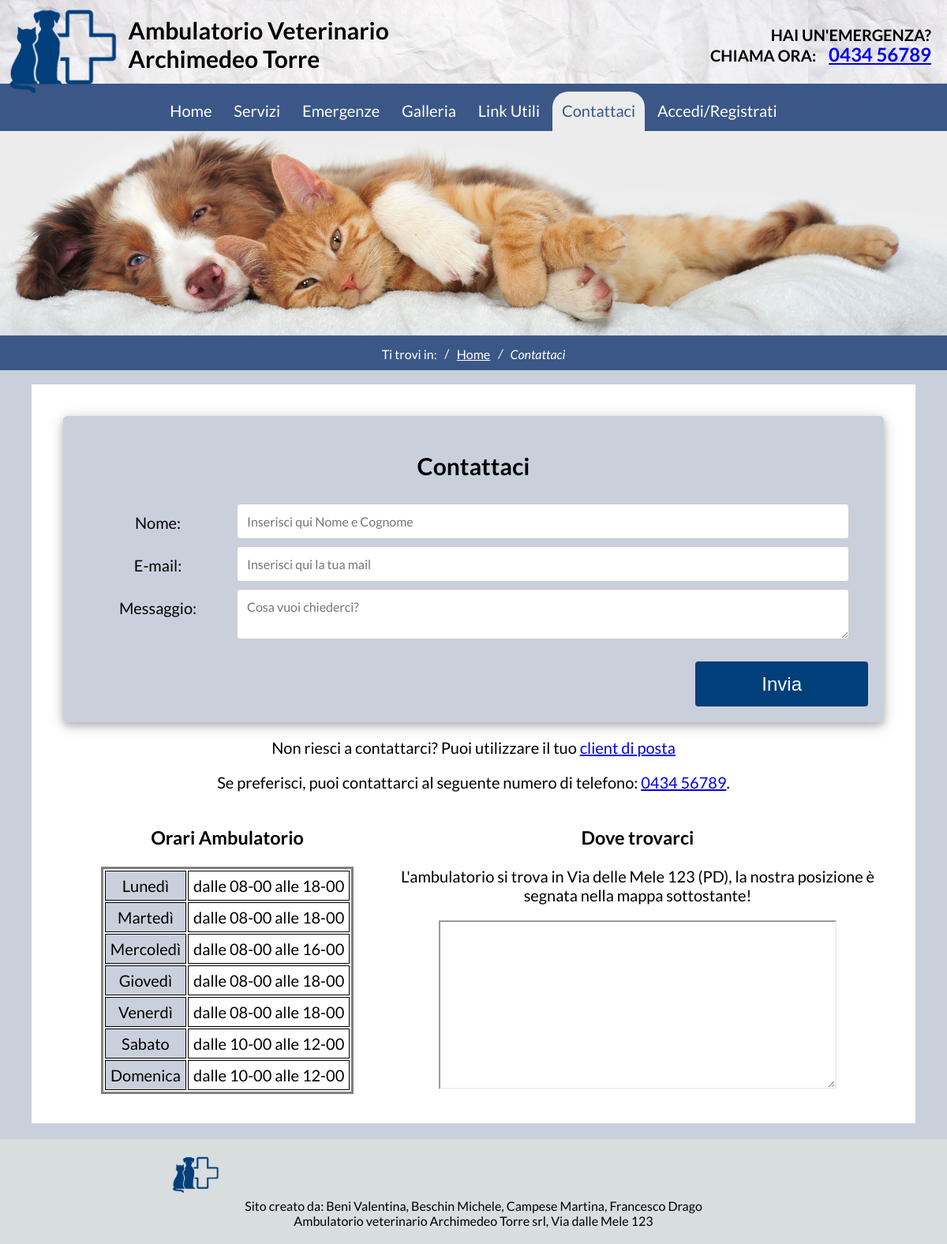
Screenshot of /Contattaci.php with the database file from the repository.
### tables this page shows
CREATE TABLE `orari` (
  `ID` int(11) NOT NULL,
  `Giorno` text NOT NULL,
  `OrariStart` time NOT NULL,
  `OrariEnd` time NOT NULL
);

### DB_Access.php (called while the page is built, shortened)
<?php
class DBAccess{
  public $connessione;
  public function openDBConnection(){
    $this->connessione = mysqli_connect(static::HOST_DB, static::USERNAME, static::PASSWORD, static::DATABASE_NAME);
    if(!$this->connessione){
      return false;
    }
    else{
      return true;
    }
  }
  public function getOrari(){
      $querySelect = "SELECT * FROM orari ORDER BY ID ASC";
      $queryResult=mysqli_query($this->connessione, $querySelect) or die ("Error in getOrari query: " .mysqli_error($this->connessione));
      if(mysqli_num_rows($queryResult) == 0){
        return null;
      }
      else{
        $result = array();
        while($row = mysqli_fetch_assoc($queryResult)){
        $arrayResult = array(
          "ID" => $row['ID'],
          "Giorno" => $row['Giorno'],
          "OrariStart" => $row['OrariStart'],
          "OrariEnd" => $row['OrariEnd'],
          );
          array_push($result, $arrayResult);
        }
        return $result;
      }
   }
}
?>

### Contattaci.php (the view, shortened to what this page needs)
<?php
require_once('DB_Access.php'); ?>
<!DOCTYPE  html>
<html xmlns="http://www.w3.org/1999/xhtml" xml:lang="it" lang="it" >
    <head>
        <link rel="stylesheet" type="text/css" href="css/style2.css">
        <link rel="stylesheet" type="text/css" href="print.css" media="print">
    </head>
<body>
 <?php include_once"header.php"?>
<?php include_once"navbar.php"?>
<div id="page" class="container">
<ul class="breadcrumb">
  <li>Ti trovi in: </li>
  <li><a href="index.php"><span xml:lang="en" lang="en">Home</span></a></li>
  <li class="bc_here">Contattaci</li>
</ul>
<br/>
<br/>
<div id="contentCont">
  <form class="Contattaci_form" method="POST" action="HandlerEmail.php">
<h2 class="Contattaci">Contattaci</h2>
 <div class="row">
    <div class="col-25">
<label for="name">Nome:</label>
</div>
    <div class="col-75">
    <input name="name" type="text" placeholder="Inserisci qui Nome e Cognome">
     </div>
  </div>
  <div class="row">
    <div class="col-25">
<label for="email"><span xml:lang="en" lang="en">E-mail</span>:</label>
</div>
    <div class="col-75">
      <input name="email" type="text" placeholder="Inserisci qui la tua mail">
      </div>
  </div>
  <div class="row">
    <div class="col-25">
<label for="message">Messaggio:</label>
</div>
    <div class="col-75">
      <textarea name="message" placeholder="Cosa vuoi chiederci?"></textarea>
</div>
  </div>
  <div class="row">
<input type="submit" value="Invia">
</div>
  </form>
        Non riesci a contattarci? Puoi utilizzare il tuo
        <a href="mailto:clinicatorre@gmail.com?subject=mettere soggetto, forse prenotazione?"><span xml:lang="en" lang="en">client</span> di posta</a>
      <p>
        Se preferisci, puoi contattarci al seguente numero di telefono: <a href="tel:+39043456789">0434 56789</a>.
      </p>
<div class="leftCont">
<h3 div id="orari_title">Orari Ambulatorio</h3>
<table>
    <?php
    $access = new DBAccess();
?>
    <tbody>
    <?php
        $result=$access-> getOrari();
            if(count($result)>0){?>
              <?php foreach($result as $orari)
              {?>
        <tr>
            <td id="giorno"> <?php echo $orari['Giorno']; ?> </td>
            <td id="start"> dalle <?php $ora_normale1=date("H-i", strtotime($orari['OrariStart']));$ora_normale2=date("H-i", strtotime($orari['OrariEnd']));echo $ora_normale1." alle ".$ora_normale2; ?></td>
        </tr> <?php }
          }
        ?>
   </tbody>
  </table>
</div>
<div class="rightCont">
<h3>Dove trovarci </h3>
<p> L'ambulatorio si trova in Via delle Mele 123 (PD), la nostra posizione è segnata nella mappa sottostante!</p>
<iframe src="https://www.google.com/maps/embed?pb=!1m18!1m12!1m3!1d2800.8986918354435!2d11.88528391511255!3d45.41138244498799!2m3!1f0!2f0!3f0!3m2!1i1024!2i768!4f13.1!3m3!1m2!1s0x477eda58b44676df%3A0xfacae5884fca17f5!2sTorre+Archimede%2C+Via+Trieste%2C+63%2C+35121+Padova+PD!5e0!3m2!1sit!2sit!4v1549377910810"></iframe>
 </div>
</div>
<?php include_once"footer.php"?>
</body>
</html>

### css/style2.css (style rules this page uses)
body { font-size:1.25em ; font-family: 'Lato', sans-serif; color:black; margin: 0; height:100%; width: 100%; }
#page { background-color: #cad0db; }
.section h1, p { text-align: center; }
ul.breadcrumb { padding: 0.5em 0.5em; list-style: none; text-align: center; background-color: #3B5787; color:white; margin:0; }
ul.breadcrumb li { display: inline; font-size: 0.8em; }
.bc_here { color:white; font-style: italic; text-decoration: none; }
ul.breadcrumb li+li:before { padding: 0.4em; color: white; content: "/\00a0"; }
ul.breadcrumb li a { color: white; text-decoration: underline; }
table { display: inline-block; text-align: center; width: auto; border-style: solid; }
td { border: 1px solid black; padding: 0.3em; text-align: center; min-width:3em; }
#giorno { background-color: #cad0db; }
#contentCont { box-sizing: border-box; text-align: center; margin-left: 2em; margin-right: 2em; padding:2em 2em 20em 2em; background-color: white; margin-top: -1.5em; margin-bottom: 1em; }
.Contattaci_form { background-color: #cad0db; box-shadow: 0 4px 10px 0 rgba(0,0,0,0.2), 0 4px 20px 0 rgba(0,0,0,0.19); border-radius: 5px; padding: 20px; }
.Contattaci_form input[type=text], .Contattaci_form select,.Contattaci_form textarea { width: 100%; padding: 12px; border: 1px solid #ccc; border-radius: 4px; resize: vertical; font-family: 'Lato', sans-serif; font-size: 0.8em; }
.Contattaci_form label { padding: 0.6em; display: inline-block; }
.Contattaci_form input[type=submit] { background-color: #003f7a; color: white; padding: 0.6em 3.5em; border: none; border-radius: 4px; cursor: pointer; float: right; margin-top: 1em; font-size: 1.2em; }
.col-25 { float: left; width: 20%; margin-top: 6px; }
.col-75 { float: left; width: 75%; margin-top: 6px; }
.row:after { content: ""; display: table; clear: both; }
.rightCont { width: 60%; float: right; display: block; margin-top: -2em; margin-bottom: 1em; padding-bottom: 3em; padding-top: 2em; }
.leftCont { margin-left: 0; width: 40%; float: left; display: block; margin-bottom: 1em; }
.rightCont iframe { height: 10.5em; width: 25em; resize: both; overflow: auto; }

### css/print.css (style rules this page uses)
html, body { margin-top: 0px !important; padding-top: 0px; margin-bottom: 0em; padding-bottom: 0em; }
.leftHome, .rightHome, .BenvenutoHome, .contentHome, .container { text-align: left; margin-top: 0em; padding-top: 0em; padding-bottom: 0em; padding-left: 0em; position: unset; float: none; width: 100%; }

### rows the page displays
orari: Giorno "Lunedì", OrariStart "08-00", OrariEnd "18-00"
orari: Giorno "Martedì", OrariStart "08-00", OrariEnd "18-00"
orari: Giorno "Mercoledì", OrariStart "08-00", OrariEnd "16-00"
orari: Giorno "Giovedì", OrariStart "08-00", OrariEnd "18-00"
orari: Giorno "Venerdì", OrariStart "08-00", OrariEnd "18-00"
orari: Giorno "Sabato", OrariStart "10-00", OrariEnd "12-00"
orari: Giorno "Domenica", OrariStart "10-00", OrariEnd "12-00"
